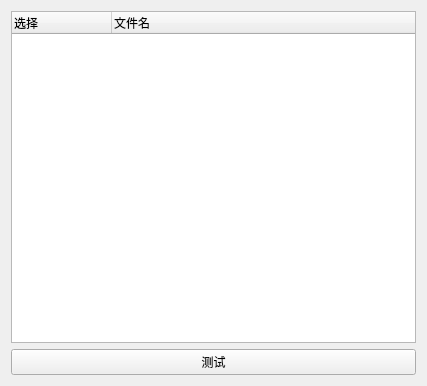
<?xml version="1.0" encoding="UTF-8"?>
<ui version="4.0">
 <class>MyQTreeWidgetWithCustomItem</class>
 <widget class="QWidget" name="MyQTreeWidgetWithCustomItem">
  <property name="geometry">
   <rect>
    <x>0</x>
    <y>0</y>
    <width>427</width>
    <height>386</height>
   </rect>
  </property>
  <property name="windowTitle">
   <string>MyQTreeWidgetWithCustomItem</string>
  </property>
  <layout class="QVBoxLayout" name="verticalLayout">
   <item>
    <widget class="QTreeWidget" name="treeWidget">
     <column>
      <property name="text">
       <string>选择</string>
      </property>
     </column>
     <column>
      <property name="text">
       <string>文件名</string>
      </property>
     </column>
    </widget>
   </item>
   <item>
    <widget class="QPushButton" name="btnTest">
     <property name="text">
      <string>测试</string>
     </property>
    </widget>
   </item>
  </layout>
 </widget>
 <layoutdefault spacing="6" margin="11"/>
 <resources/>
 <connections/>
</ui>
